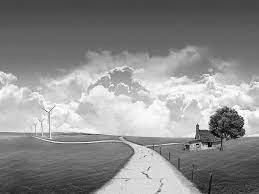
#> input picture CV/Practical 2/_test.png, 259 x 194 px, found by its file name
$ python Contrast_Stretching.py
#> lines starting #> are read from the running program, lines starting #| are printed output that depends on the picture
import cv2
import numpy as np
import matplotlib.pyplot as plt
input_image_path = 'E:\AJ Code\Paython\CV\Practical 2\_test.png'  # Replace with the path to your grayscale image
try:
    gray_image = cv2.imread(input_image_path, cv2.IMREAD_GRAYSCALE)
#> gray_image is the input picture: shape (194, 259); min 2, max 254, mean 140.6
    if gray_image is None:
        raise Exception("Failed to load the grayscale image.")
except FileNotFoundError:
    print(f"Error: The file '{input_image_path}' was not found.")
    exit(1)
min_intensity = 50  # Adjust as needed
max_intensity = 200  # Adjust as needed
stretched_image = cv2.normalize(gray_image, None, min_intensity, max_intensity, cv2.NORM_MINMAX)
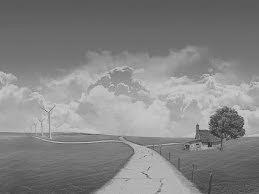
#> stretched_image: shape (194, 259); min 50, max 200, mean 132.5
print("Original Image Matrix:")
print(gray_image)
#> (printed output is left out)
print("\nStretched Image Matrix:")
print(stretched_image)
#> (printed output is left out)
hist_original = cv2.calcHist([gray_image], [0], None, [256], [0, 256])
#> hist_original = 256 values, max 971 at index 70, min 0 at index 0, mean 196.3
hist_stretched = cv2.calcHist([stretched_image], [0], None, [256], [0, 256])
#> hist_stretched = 256 values, max 1620 at index 108, min 0 at index 0, mean 196.3
plt.figure(figsize=(12, 4))
plt.subplot(121)
plt.title("Histogram before Stretching")
plt.xlabel("Pixel Value")
plt.ylabel("Frequency")
plt.xlim([0, 256])
plt.plot(hist_original)
plt.subplot(122)
plt.title("Histogram after Stretching")
plt.xlabel("Pixel Value")
plt.ylabel("Frequency")
plt.xlim([0, 256])
plt.plot(hist_stretched)
plt.tight_layout()
plt.show()
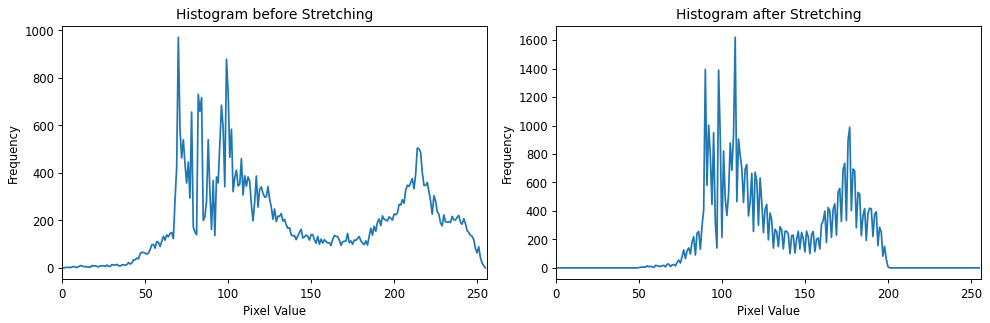
#> figure drawn by matplotlib, 2 panels; panel 1: curve peaks at x = 70, y = 971; panel 2: curve peaks at x = 108, y = 1620
output_image_path = 'E:\AJ Code\Paython\CV\Practical 2\output_stretched_image.jpg'  # Replace with the desired output image file path
cv2.imwrite(output_image_path, stretched_image)
print(f"Stretched Image successfully written to '{output_image_path}'.")
